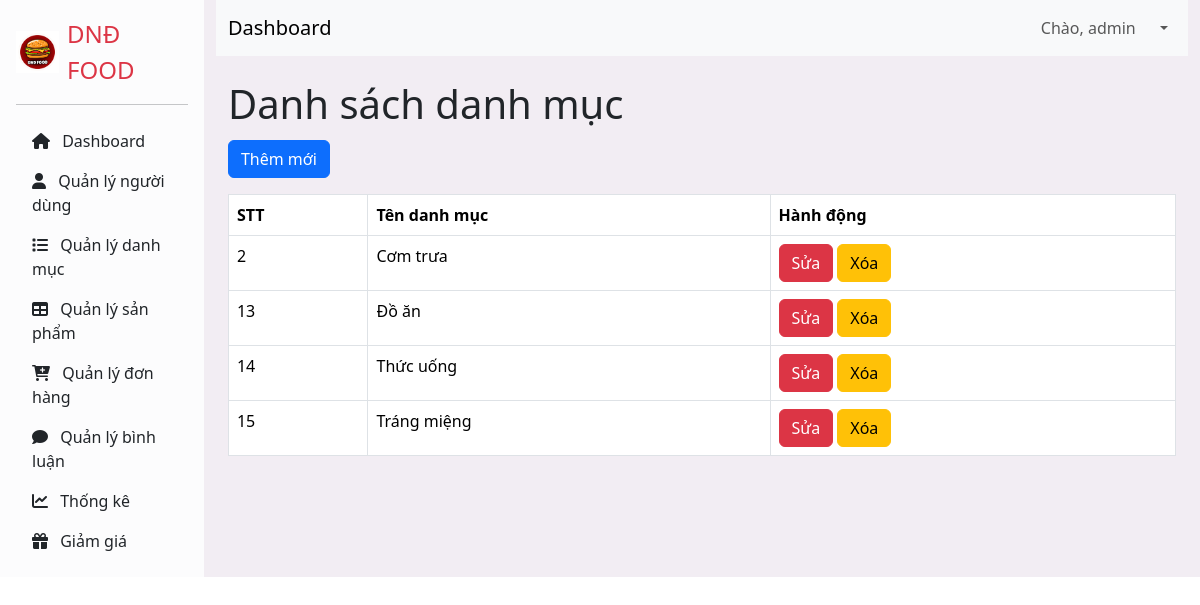
The page /controller/index.php?act=listCategory (signed in) on the database its author committed.
### tables this page shows
CREATE TABLE `category` (
  `category_id` int NOT NULL,
  `category_name` varchar(255) NOT NULL
);

### model/PDO.php (called while the page is built, shortened)
<?php
function pdo_get_connection()
{
    $dburl = "mysql:host=localhost;dbname=duan1;charset=utf8";
    $usename = "root";
    $password = "";
    $conn = new PDO($dburl, $usename, $password);
    $conn->setAttribute(PDO::ATTR_ERRMODE, PDO::ERRMODE_EXCEPTION);
    return $conn;
}
function pdo_query($sql)
{
    $sql_args = array_slice(func_get_args(), 1);
    try {
        $conn = pdo_get_connection();
        $stmt = $conn->prepare($sql);
        $stmt->execute($sql_args);
        $rows = $stmt->fetchAll(PDO::FETCH_ASSOC);
        return $rows;
    } catch (PDOException $e) {
        throw $e;
    } finally {
        unset($conn);
    }
}

### model/category.php (called while the page is built, shortened)
<?php
    function danhsach_dm(){
        $sql = "SELECT * From category";
        $result = pdo_query($sql);
        return $result;
    }
?>

### controller/categoryController/listCategory.php (the view, shortened to what this page needs)
<?php
$dsdm = danhsach_dm();
?>
<div class="container">
    <h1>Danh sách danh mục</h1>
    <a href="index.php?act=addCategory"><button type="submit" class="btn btn-primary mb-3 mt-1">Thêm mới</button></a>
    <table class="table table-bordered">
        <thead>
            <tr>
                <th>STT</th>
                <th>Tên danh mục</th>
                <th>Hành động</th>
            </tr>
        </thead>
        <tbody>
            <?php if (!empty($dsdm)) : ?>
                <?php foreach ($dsdm as $category) : ?>
                    <tr>
                        <td><?php echo $category['category_id']; ?></td>
                        <td><?php echo $category['category_name']; ?></td>
                        <td>
                            <a class="btn btn-danger" href="?act=editCategory&category_id=<?php echo $category['category_id']; ?>">Sửa</a>
                            <a class="btn btn-warning" href="?act=deleteCategory&category_id=<?php echo $category['category_id']; ?>">Xóa</a>
                        </td>
                    </tr>
                <?php endforeach; ?>
            <?php else : ?>
                <tr>
                    <td colspan="4">Không có danh mục để hiển thị</td>
                </tr>
            <?php endif; ?>
        </tbody>
    </table>
</div>

### rows shown on the page
category: category_id "2", category_name "Cơm trưa"
category: category_id "13", category_name "Đồ ăn"
category: category_id "14", category_name "Thức uống"
category: category_id "15", category_name "Tráng miệng"

### other values the page prints
$_SESSION['user']['full_name'] "admin"
